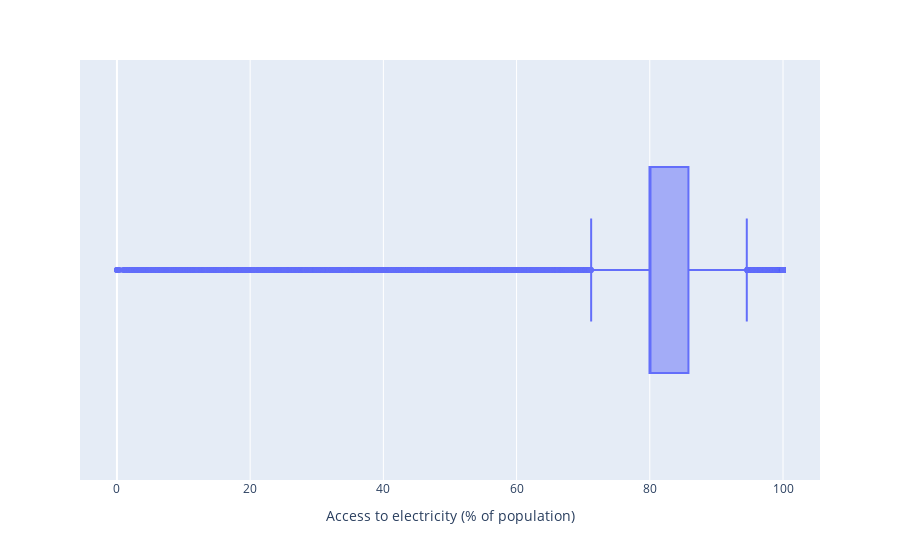

This figure's notebook cell:
### Code cell
px.box(df, 'Access to electricity (% of population)')

### Figure 1 — Plotly figure (JSON) as saved in the notebook; plotly's stock layout.template omitted (floating-point values rounded to 4 significant figures; data arrays with more than 128 entries replaced by an {"elided": "..."} marker saying what was removed)
{"data": [{"alignmentgroup": "True", "hovertemplate": "Access to electricity (% of population)=%{x}<extra></extra>", "legendgroup": "", "marker": {"color": "#636efa"}, "name": "", "notched": false, "offsetgroup": "", "orientation": "h", "showlegend": false, "type": "box", "x": {"elided": "16104 float values"}, "x0": " ", "xaxis": "x", "y0": " ", "yaxis": "y"}], "layout": {"boxmode": "group", "legend": {"tracegroupgap": 0}, "margin": {"t": 60}, "xaxis": {"anchor": "y", "domain": [0, 1], "title": {"text": "Access to electricity (% of population)"}}, "yaxis": {"anchor": "x", "domain": [0, 1]}}}
